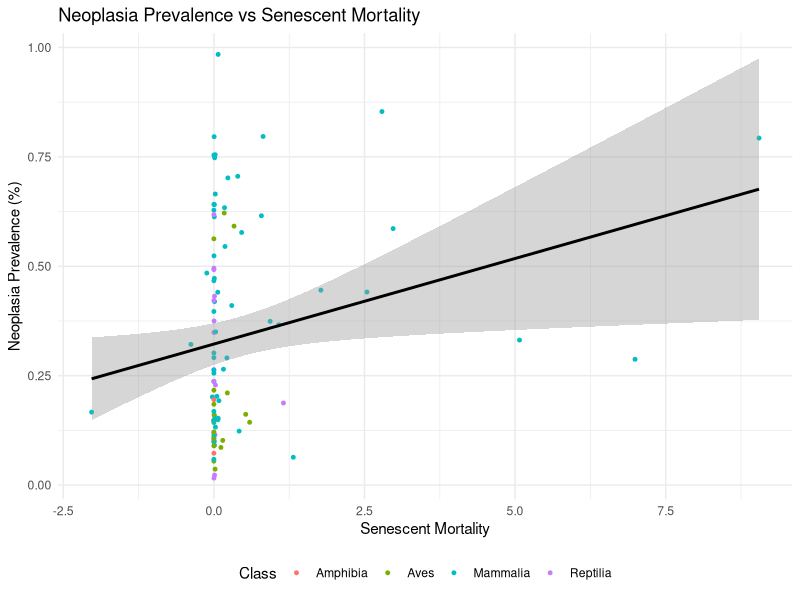
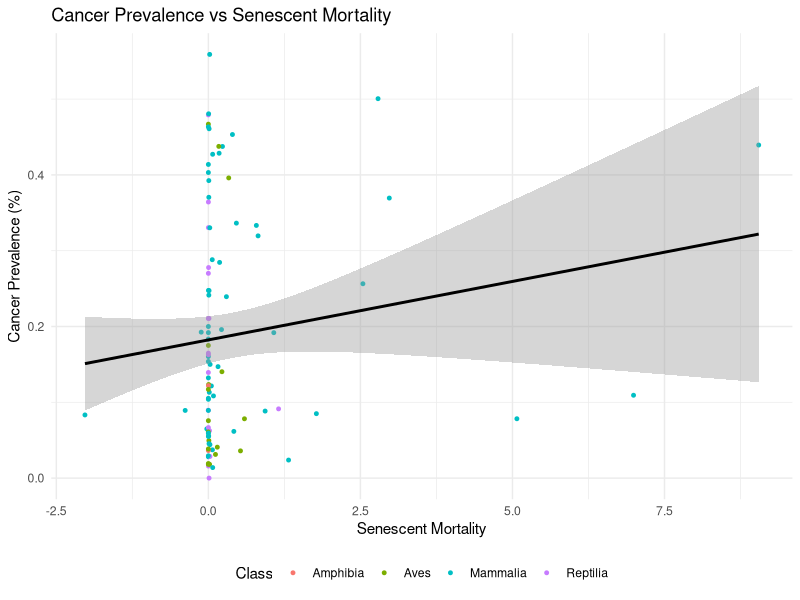

Write R code to recreate these figures, in order.
# Load libraries
library(ggplot2)
library(dplyr)

data <- read.csv("Fall 2025/Siler/siler_parameters_all_species.csv")


# Scatterplot with linear regression line
ggplot(data, aes(x = a3, y = neoplasia_prevalence, color = Class)) +
  geom_point(alpha = 1, size = 1) +  # points
  geom_smooth(method = "lm", se = TRUE, color = "black") +   # regression line
  theme_minimal() +
  labs(
    x = "Senescent Mortality",
    y = "Neoplasia Prevalence (%)",
    color = "Class", 
    title = "Neoplasia Prevalence vs Senescent Mortality"
  ) +
  theme(legend.position = "bottom") 


# Run the linear model
neoplasia_model <- lm(neoplasia_prevalence ~ a3, data = data)

# See results
summary(neoplasia_model)


# Scatterplot with linear regression line
ggplot(data, aes(x = a3, y = cancer_prevalence, color = Class)) +
  geom_point(alpha = 1, size = 1) +  # points
  geom_smooth(method = "lm", se = TRUE, color = "black") +   # regression line
  theme_minimal() +
  labs(
    x = "Senescent Mortality",
    y = "Cancer Prevalence (%)",
    color = "Class", 
    title = "Cancer Prevalence vs Senescent Mortality"
  ) +
  theme(legend.position = "bottom") 


# Run the linear model
cancer_model <- lm(cancer_prevalence ~ a3, data = data)

# See results
summary(cancer_model)
